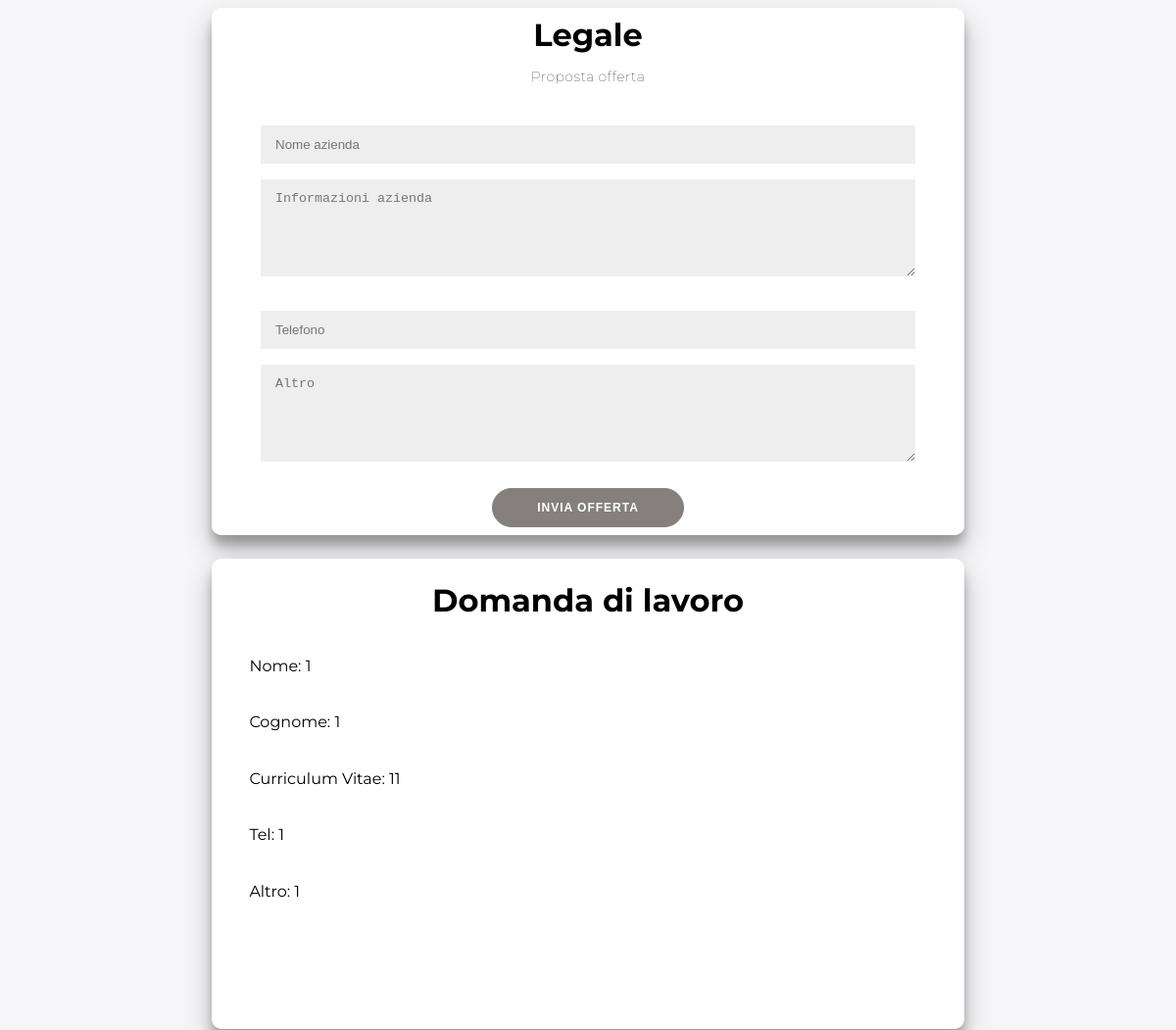
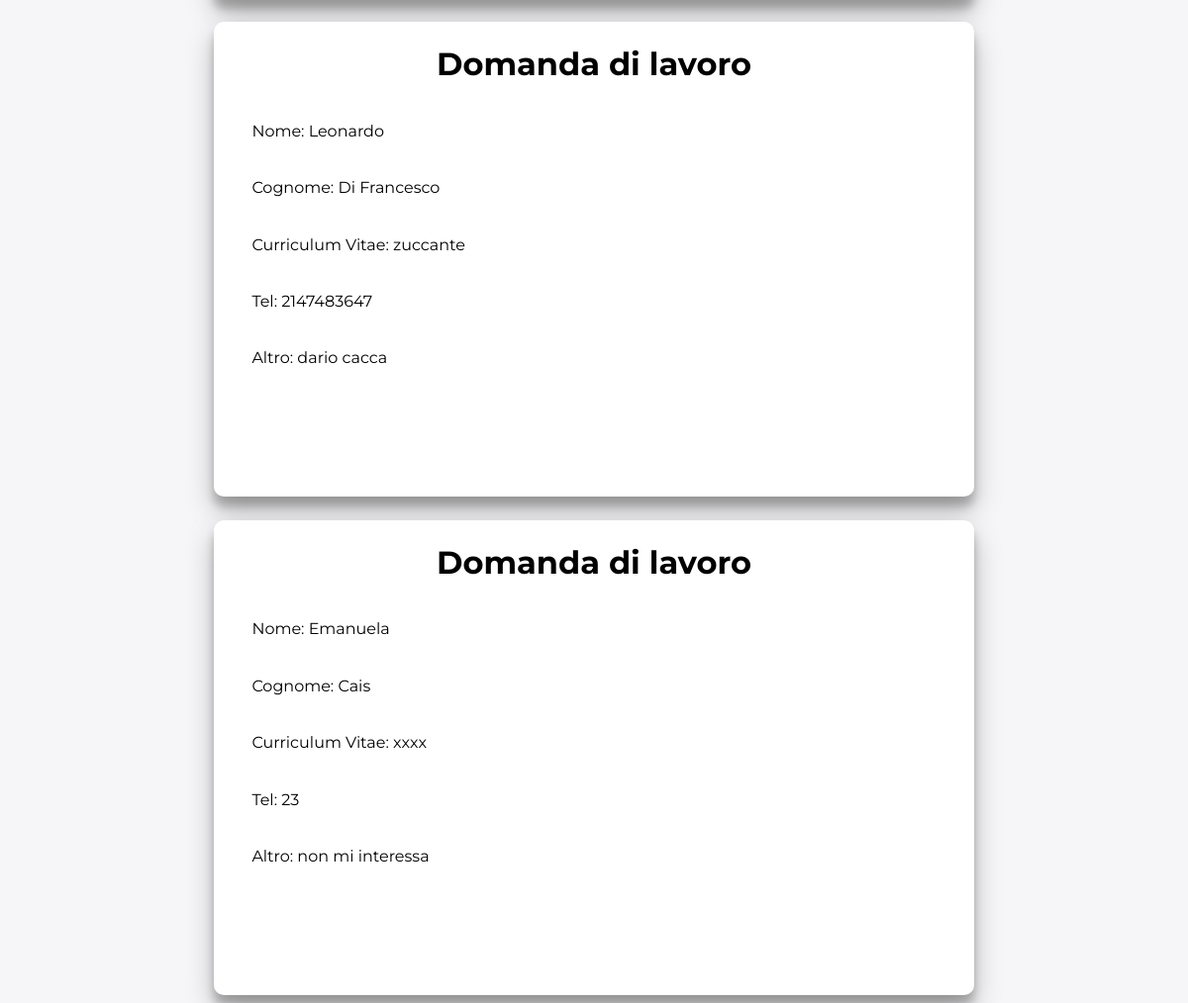
Screenshot of /offerta.php?AreaLavorativa=Legale with the database file from the repository (2 pictures, top to bottom).
### tables this page shows
CREATE TABLE `domanda` (
  `id_domanda` int(11) NOT NULL,
  `altro` varchar(5000) DEFAULT NULL,
  `id_aree_lavorative` int(11) DEFAULT NULL,
  `nome` char(30) DEFAULT NULL,
  `cognome` char(30) DEFAULT NULL,
  `telefono` int(11) DEFAULT NULL,
  `curriculum_vitae` varchar(5000) DEFAULT NULL
);

### offerta.php (the view)
<?php
$AreaLavorativa =$_GET['AreaLavorativa'];
echo"<html>
<head>
    <title>TODO supply a title</title>
    <meta charset='UTF-8'>
    <meta name='viewport' content='width=device-width, initial-scale=1.0'>
    <link rel='stylesheet' type='text/css' href='cssDomandaOfferta.css'>
</head>
<body>
        <div class='container' id='container'>
        <form action='proposta_offerta.php?AreaLavorativa=$AreaLavorativa' method='POST'>
        <h1>$AreaLavorativa</h1>
            <p>Proposta offerta</p><br>
            <input type='text' placeholder='Nome azienda' name='nome_azienda' />
            <textarea type='text' placeholder='Informazioni azienda' name='informazioni_azienda' cols='40' rows='5'></textarea><br>
            <input type='text' placeholder='Telefono' name='telefono' />
            <textarea type='text' placeholder='Altro' name='altro' cols='40' rows='5'></textarea><br>
            <button>Invia Offerta</button>
        </form>
        </div>
";
    $mysqli = new mysqli('localhost', 'root', '', 'elaborato_domanda_offerta_lavoro');
    $query_id_aree_lavorative="SELECT id FROM aree_lavorative WHERE aree_lavorative.nome='$AreaLavorativa'";
    $result1 = $mysqli->query($query_id_aree_lavorative);
    $risultato1 = $result1->fetch_array();
    $query = "SELECT * FROM domanda WHERE id_aree_lavorative=${risultato1['id']}";
    $result =  $mysqli->query($query);
    while ($risultato = $result->fetch_assoc()) {
        echo"
            <div style='margin-top: 2%'>
            <div class='container' id='container'>
            <div id='domandaLavoro'>
            <h1>Domanda di lavoro</h1>
            </div>
            <div id='propostaofferta'>Nome: ${risultato['nome']}</div>
            <div id='propostaofferta'>Cognome: ${risultato['cognome']}</div>
            <div id='propostaofferta'>Curriculum Vitae: ${risultato['curriculum_vitae']}</div>
            <div id='propostaofferta'>Tel: ${risultato['telefono']}</div>
            <div id='propostaofferta'>Altro: ${risultato['altro']}</div>
            </div>
            </div>
            ";
    }
    echo"</body></html>";
?>

### cssDomandaOfferta.css (style rules this page uses)
* { box-sizing: border-box; }
body { background: #f6f5f7; display: flex; justify-content: center; align-items: center; flex-direction: column; font-family: 'Montserrat', sans-serif; }
h1 { font-weight: bold; margin: 0; }
p { font-size: 14px; font-weight: 100; letter-spacing: 0.5px; }
button { border-radius: 20px; border: 1px solid #85807E; background-color: #85807E; color: #FFFFFF; font-size: 12px; font-weight: bold; padding: 12px 45px; letter-spacing: 1px; text-transform: uppercase; transition: transform 80ms ease-in; }
form { background-color: #FFFFFF; display: flex; align-items: center; justify-content: center; flex-direction: column; padding: 0 50px; height: 100%; text-align: center; }
input, select, textarea { background-color: #eee; border: none; padding: 12px 15px; margin: 8px 0; width: 100%; }
.container { background-color: #fff; border-radius: 10px; box-shadow: 0 14px 28px rgba(0, 0, 0, 0.25), 0 10px 10px rgba(0, 0, 0, 0.22); position: relative; overflow: hidden; width: 768px; max-width: 100%; min-height: 480px; }
#domandaLavoro { text-align: center; margin-top: 3%; }
#propostaofferta { margin: 5%; }

### rows the page displays
domanda: nome "1", cognome "1", curriculum_vitae "11", telefono "1", altro "1"
domanda: nome "Leonardo", cognome "Di Francesco", curriculum_vitae "zuccante", telefono "2147483647", altro "dario cacca"
domanda: nome "Emanuela", cognome "Cais", curriculum_vitae "xxxx", telefono "23", altro "non mi interessa"

### other values shown
$AreaLavorativa "Legale"
